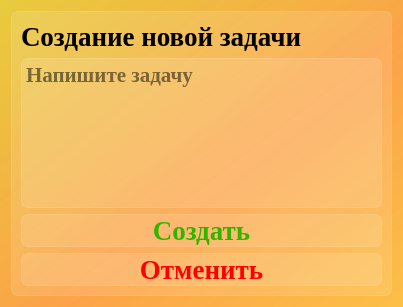
<?xml version="1.0" encoding="UTF-8"?>
<ui version="4.0">
 <class>Dialog_create_task</class>
 <widget class="QDialog" name="Dialog_create_task">
  <property name="geometry">
   <rect>
    <x>0</x>
    <y>0</y>
    <width>403</width>
    <height>307</height>
   </rect>
  </property>
  <property name="windowTitle">
   <string>Создание задачи</string>
  </property>
  <property name="styleSheet">
   <string notr="true">background-color: qlineargradient(spread:pad, x1:1, y1:1, x2:0, y2:0, stop:0 rgba(252, 192, 71, 255), stop:0.427447 rgba(252, 162, 71, 235), stop:1 rgba(232, 203, 62, 255));
font-family: Liberation Serif;
</string>
  </property>
  <layout class="QVBoxLayout" name="verticalLayout_2">
   <item>
    <widget class="QFrame" name="frame_main">
     <property name="styleSheet">
      <string notr="true">background-color: rgba(255, 255, 255, 30);
border: 1px solid rgba(255, 255, 255, 40);
border-radius: 7px;</string>
     </property>
     <property name="frameShape">
      <enum>QFrame::StyledPanel</enum>
     </property>
     <property name="frameShadow">
      <enum>QFrame::Raised</enum>
     </property>
     <layout class="QVBoxLayout" name="verticalLayout">
      <item>
       <widget class="QLabel" name="label_info">
        <property name="styleSheet">
         <string notr="true">text-align: center;
font-weight: bold;
font-size: 20pt;
background-color: none;
border: none;</string>
        </property>
        <property name="text">
         <string>Создание новой задачи</string>
        </property>
       </widget>
      </item>
      <item>
       <widget class="QTextEdit" name="textEdit_task_text">
        <property name="styleSheet">
         <string notr="true">font-weight: bold;
font-size: 16pt;</string>
        </property>
        <property name="html">
         <string>&lt;!DOCTYPE HTML PUBLIC &quot;-//W3C//DTD HTML 4.0//EN&quot; &quot;http://www.w3.org/TR/REC-html40/strict.dtd&quot;&gt;
&lt;html&gt;&lt;head&gt;&lt;meta name=&quot;qrichtext&quot; content=&quot;1&quot; /&gt;&lt;meta charset=&quot;utf-8&quot; /&gt;&lt;style type=&quot;text/css&quot;&gt;
p, li { white-space: pre-wrap; }
hr { height: 1px; border-width: 0; }
li.unchecked::marker { content: &quot;\2610&quot;; }
li.checked::marker { content: &quot;\2612&quot;; }
&lt;/style&gt;&lt;/head&gt;&lt;body style=&quot; font-family:'Liberation Serif'; font-size:16pt; font-weight:700; font-style:normal;&quot;&gt;
&lt;p style=&quot;-qt-paragraph-type:empty; margin-top:0px; margin-bottom:0px; margin-left:0px; margin-right:0px; -qt-block-indent:0; text-indent:0px; font-family:'.AppleSystemUIFont'; font-size:20pt;&quot;&gt;&lt;br /&gt;&lt;/p&gt;&lt;/body&gt;&lt;/html&gt;</string>
        </property>
        <property name="placeholderText">
         <string>Напишите задачу</string>
        </property>
       </widget>
      </item>
      <item>
       <widget class="QPushButton" name="pushButton_create">
        <property name="styleSheet">
         <string notr="true">QPushButton {
font-weight: bold;
font-size: 20pt;
text-align: center;
color: rgba(51, 181, 0, 1);
}

QPushButton:hover {
background-color: rgba(255, 255, 255, 40);
}
QPushButton:pressed {
background-color: rgba(255, 255, 255, 70);
}</string>
        </property>
        <property name="text">
         <string>Создать</string>
        </property>
       </widget>
      </item>
      <item>
       <widget class="QPushButton" name="pushButton_cancel">
        <property name="styleSheet">
         <string notr="true">QPushButton {
font-weight: bold;
font-size: 20pt;
text-align: center;
color: red;
}

QPushButton:hover {
background-color: rgba(255, 255, 255, 40);
}
QPushButton:pressed {
background-color: rgba(255, 255, 255, 70);
}</string>
        </property>
        <property name="text">
         <string>Отменить</string>
        </property>
       </widget>
      </item>
     </layout>
    </widget>
   </item>
  </layout>
 </widget>
 <tabstops>
  <tabstop>textEdit_task_text</tabstop>
  <tabstop>pushButton_cancel</tabstop>
  <tabstop>pushButton_create</tabstop>
 </tabstops>
 <resources/>
 <connections/>
</ui>
